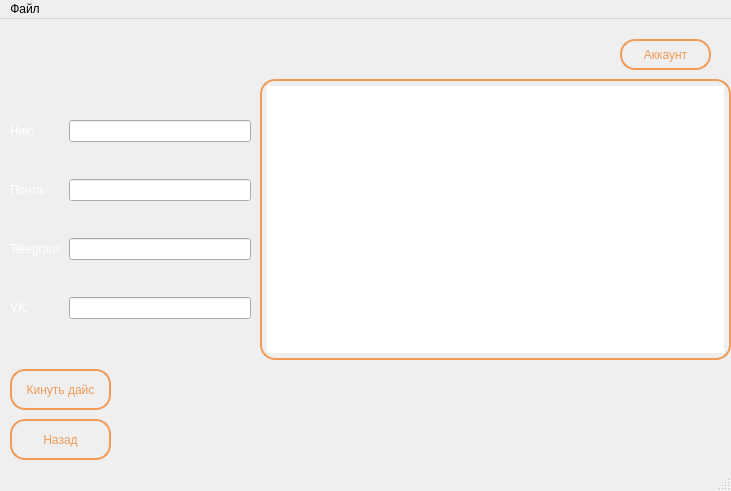
<?xml version="1.0" encoding="UTF-8"?>
<ui version="4.0">
 <class>MainWindow</class>
 <widget class="QMainWindow" name="MainWindow">
  <property name="geometry">
   <rect>
    <x>0</x>
    <y>0</y>
    <width>731</width>
    <height>491</height>
   </rect>
  </property>
  <property name="windowTitle">
   <string>MainWindow</string>
  </property>
  <widget class="QWidget" name="centralwidget">
   <widget class="QPushButton" name="account_btn">
    <property name="geometry">
     <rect>
      <x>620</x>
      <y>20</y>
      <width>91</width>
      <height>31</height>
     </rect>
    </property>
    <property name="styleSheet">
     <string notr="true">/* border-color: rgb(142, 74, 25);
border: 2px solid rgb(142, 74, 25); */
/* background-color: rgb(142, 74, 25); */

QPushButton {
	color: rgb(240, 155, 89);
    background-color: transparent; /* Делаем фон прозрачным */
    border: 2px solid rgb(240, 155, 89);  /* Цвет границы */
    border-radius: 15px; /* Закругление углов (по желанию) */
    padding: 5px; /* Отступы (по желанию) */
	/* border-image: linear-gradient(to right, red, yellow) 5; */
}

QPushButton:hover {
    background-color: rgba(54, 21, 8, 0.5); 
} 
</string>
    </property>
    <property name="text">
     <string>Аккаунт</string>
    </property>
   </widget>
   <widget class="QPushButton" name="back_btn">
    <property name="geometry">
     <rect>
      <x>10</x>
      <y>400</y>
      <width>101</width>
      <height>41</height>
     </rect>
    </property>
    <property name="styleSheet">
     <string notr="true">/* border-color: rgb(142, 74, 25);
border: 2px solid rgb(142, 74, 25); */
/* background-color: rgb(142, 74, 25); */

QPushButton {
	color: rgb(240, 155, 89);
    background-color: transparent; /* Делаем фон прозрачным */
    border: 2px solid rgb(240, 155, 89);  /* Цвет границы */
    border-radius: 15px; /* Закругление углов (по желанию) */
    padding: 5px; /* Отступы (по желанию) */
	/* border-image: linear-gradient(to right, red, yellow) 5; */
}

QPushButton:hover {
    background-color: rgba(54, 21, 8, 0.5); 
} 
</string>
    </property>
    <property name="text">
     <string>Назад</string>
    </property>
   </widget>
   <widget class="QWidget" name="gridLayoutWidget">
    <property name="geometry">
     <rect>
      <x>10</x>
      <y>70</y>
      <width>241</width>
      <height>261</height>
     </rect>
    </property>
    <layout class="QGridLayout" name="gridLayout">
     <item row="2" column="0">
      <widget class="QLabel" name="label_3">
       <property name="styleSheet">
        <string notr="true">QLabel{
	color: white;
}</string>
       </property>
       <property name="text">
        <string>Telegram:</string>
       </property>
      </widget>
     </item>
     <item row="2" column="1">
      <widget class="QLineEdit" name="telegram_input"/>
     </item>
     <item row="0" column="1">
      <widget class="QLineEdit" name="nickname_input"/>
     </item>
     <item row="1" column="0">
      <widget class="QLabel" name="label_2">
       <property name="styleSheet">
        <string notr="true">QLabel{
	color: white;
}</string>
       </property>
       <property name="text">
        <string>Почта:</string>
       </property>
      </widget>
     </item>
     <item row="1" column="1">
      <widget class="QLineEdit" name="mail_input"/>
     </item>
     <item row="0" column="0">
      <widget class="QLabel" name="label">
       <property name="styleSheet">
        <string notr="true">QLabel{
	color: white;
}</string>
       </property>
       <property name="text">
        <string>Ник:</string>
       </property>
      </widget>
     </item>
     <item row="3" column="1">
      <widget class="QLineEdit" name="vk_input"/>
     </item>
     <item row="3" column="0">
      <widget class="QLabel" name="label_4">
       <property name="styleSheet">
        <string notr="true">QLabel{
	color: white;
}</string>
       </property>
       <property name="text">
        <string>VK:</string>
       </property>
      </widget>
     </item>
    </layout>
   </widget>
   <widget class="QWidget" name="widget" native="true">
    <property name="geometry">
     <rect>
      <x>0</x>
      <y>-30</y>
      <width>741</width>
      <height>531</height>
     </rect>
    </property>
    <property name="styleSheet">
     <string notr="true">background-image: url('data/textures/background.jpg');
background-repeat: no-repeat; 
background-position: center;</string>
    </property>
   </widget>
   <widget class="QWidget" name="widget_2" native="true">
    <property name="geometry">
     <rect>
      <x>260</x>
      <y>60</y>
      <width>471</width>
      <height>281</height>
     </rect>
    </property>
    <layout class="QVBoxLayout" name="verticalLayout_2">
     <item>
      <layout class="QVBoxLayout" name="verticalLayout">
       <item>
        <widget class="QTextEdit" name="description_editor">
         <property name="styleSheet">
          <string notr="true">
   
    border: 2px solid rgb(240, 155, 89);  /* Цвет границы */
    border-radius: 15px; /* Закругление углов (по желанию) */
    padding: 5px; /* Отступы (по желанию) */
  /* border-image: linear-gradient(to right, red, yellow) 5; */



</string>
         </property>
        </widget>
       </item>
      </layout>
     </item>
    </layout>
   </widget>
   <widget class="QPushButton" name="throw_dice_btn">
    <property name="geometry">
     <rect>
      <x>10</x>
      <y>350</y>
      <width>101</width>
      <height>41</height>
     </rect>
    </property>
    <property name="styleSheet">
     <string notr="true">/* border-color: rgb(142, 74, 25);
border: 2px solid rgb(142, 74, 25); */
/* background-color: rgb(142, 74, 25); */

QPushButton {
	color: rgb(240, 155, 89);
    background-color: transparent; /* Делаем фон прозрачным */
    border: 2px solid rgb(240, 155, 89);  /* Цвет границы */
    border-radius: 15px; /* Закругление углов (по желанию) */
    padding: 5px; /* Отступы (по желанию) */
	/* border-image: linear-gradient(to right, red, yellow) 5; */
}

QPushButton:hover {
    background-color: rgba(54, 21, 8, 0.5); 
} 
</string>
    </property>
    <property name="text">
     <string>Кинуть дайс</string>
    </property>
   </widget>
   <zorder>widget</zorder>
   <zorder>account_btn</zorder>
   <zorder>back_btn</zorder>
   <zorder>gridLayoutWidget</zorder>
   <zorder>widget_2</zorder>
   <zorder>throw_dice_btn</zorder>
  </widget>
  <widget class="QStatusBar" name="statusbar"/>
  <widget class="QMenuBar" name="menuBar">
   <property name="geometry">
    <rect>
     <x>0</x>
     <y>0</y>
     <width>731</width>
     <height>21</height>
    </rect>
   </property>
   <widget class="QMenu" name="menu">
    <property name="title">
     <string>Файл</string>
    </property>
    <addaction name="action"/>
   </widget>
   <addaction name="menu"/>
  </widget>
  <action name="action">
   <property name="text">
    <string>Сохранить</string>
   </property>
  </action>
 </widget>
 <resources/>
 <connections/>
</ui>
